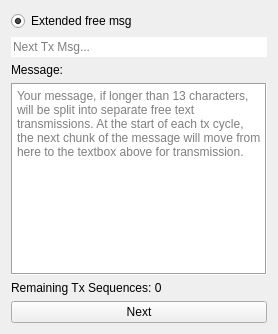
                <widget class="QWidget" name="tab_4">
                 <attribute name="title">
                  <string>4</string>
                 </attribute>
                 <layout class="QVBoxLayout" name="verticalLayout_10">
                  <item>
                   <widget class="QRadioButton" name="rbNextFreeTextMsg">
                    <property name="text">
                     <string>Extended free msg</string>
                    </property>
                    <property name="checked">
                     <bool>true</bool>
                    </property>
                   </widget>
                  </item>
                  <item>
                   <widget class="QLineEdit" name="nextFreeTextMsg">
                    <property name="maxLength">
                     <number>10000</number>
                    </property>
                    <property name="frame">
                     <bool>false</bool>
                    </property>
                    <property name="readOnly">
                     <bool>false</bool>
                    </property>
                    <property name="placeholderText">
                     <string>Next Tx Msg...</string>
                    </property>
                   </widget>
                  </item>
                  <item>
                   <widget class="QLabel" name="label_8">
                    <property name="text">
                     <string>Message:</string>
                    </property>
                   </widget>
                  </item>
                  <item>
                   <widget class="QTextEdit" name="extFreeTextMsg">
                    <property name="frameShape">
                     <enum>QFrame::Box</enum>
                    </property>
                    <property name="readOnly">
                     <bool>false</bool>
                    </property>
                    <property name="acceptRichText">
                     <bool>false</bool>
                    </property>
                    <property name="placeholderText">
                     <string>Your message, if longer than 13 characters, will be split into separate free text transmissions. At the start of each tx cycle, the next chunk of the message will move from here to the textbox above for transmission.</string>
                    </property>
                   </widget>
                  </item>
                  <item>
                   <widget class="QLabel" name="lblTxNum">
                    <property name="text">
                     <string>Remaining Tx Sequences: 0</string>
                    </property>
                   </widget>
                  </item>
                  <item>
                   <widget class="QPushButton" name="pbNextFreeTextMsg_old">
                    <property name="text">
                     <string>Next</string>
                    </property>
                   </widget>
                  </item>
                 </layout>
                </widget>
